Frame 1 (no input): blank canvas, image omitted
Frame 60 (no input): blank canvas, image omitted
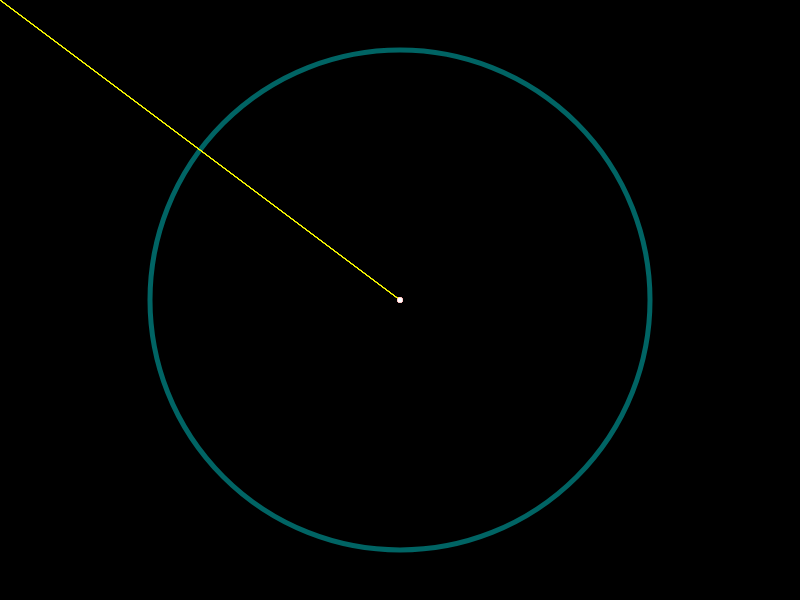
Frame 120 (the mouse pressed at the canvas centre since frame 60)

The p5.js sketch whose frames 1 and 60 were blank and that drew this single picture after the mouse press (run headless with seeded random() and noise() and a simulated clock; from frame 60 on, the mouse is pressed at the canvas centre):

// p5.js sketch
// ── sketch.js
//
// ASCII - AMERICAN STANDARD CODE FOR INFORMATION INTERCHANGE
//

var notfirstline = 0; // GLOBAL VARIABLE

function setup() {
  createCanvas(800, 600);
  background(0);
}

function draw() {
  if(mouseIsPressed) {
    strokeWeight(1);
    stroke(255, 255, 0, 30);
    if(notfirstline) line(0, 0, mouseX, mouseY);
    strokeWeight(5);
    stroke(255, 0, 0, 100);
    if(notfirstline) line(pmouseX, pmouseY, mouseX, mouseY);
    
    var circlesize = dist(pmouseX, pmouseY, mouseX, mouseY);
    strokeWeight(circlesize);
    stroke(0, 255, 255, 100);
    ellipse(mouseX, mouseY, 5, 5);
    notfirstline = 1;
  }
}

function mousePressed()
{
  notfirstline = 0;
}


function keyPressed()
{
  background(0);
}
